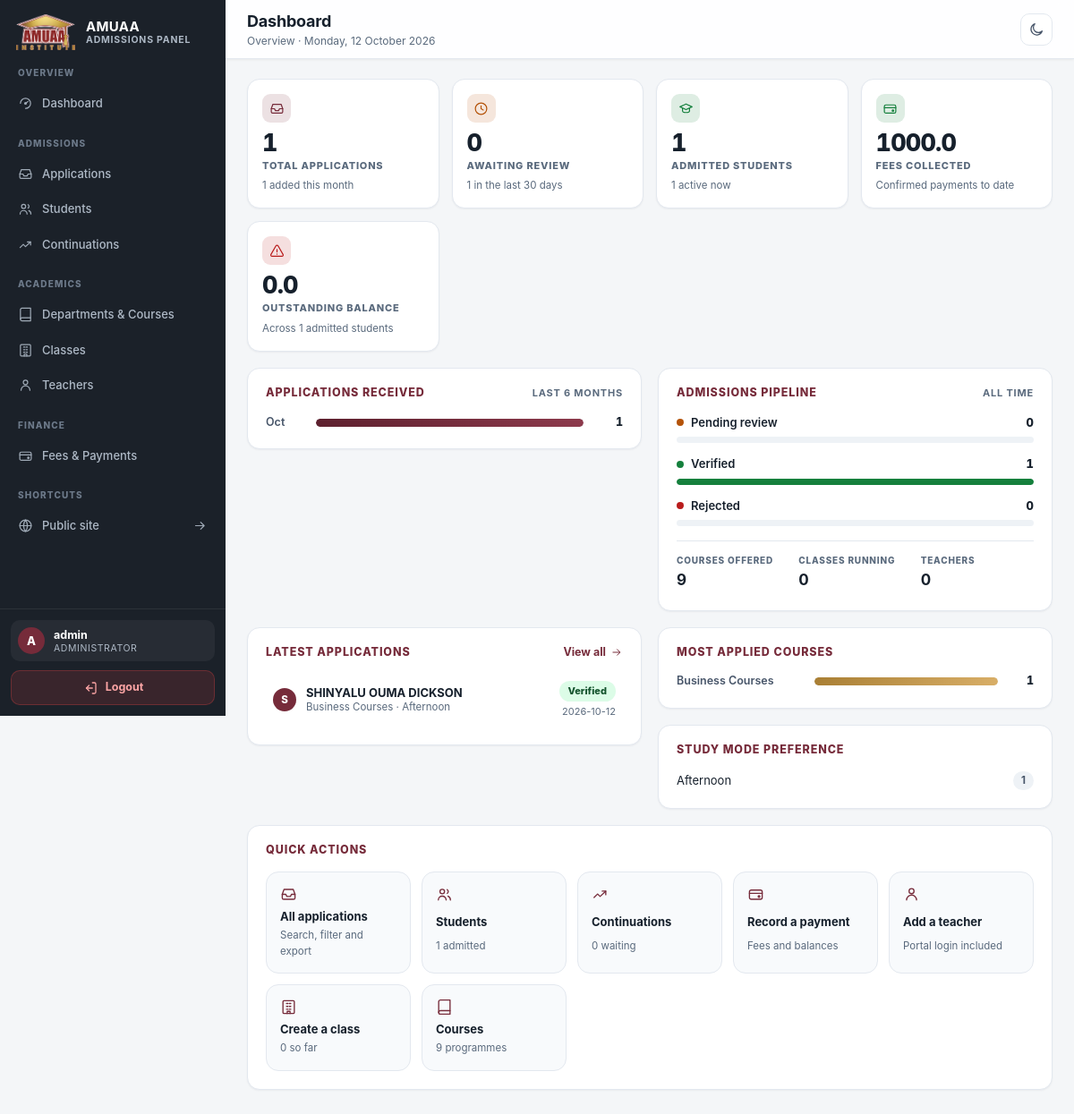
Screenshot of /admin/dashboard (signed in) with the database file from the repository.
### tables this page shows
CREATE TABLE fee_payments (
            id             INTEGER PRIMARY KEY AUTOINCREMENT,
            application_id TEXT NOT NULL,
            amount         REAL NOT NULL,
            category       TEXT NOT NULL,
            term           TEXT,
            academic_year  TEXT,
            method         TEXT,
            reference      TEXT,
            status         TEXT NOT NULL DEFAULT 'confirmed',
            recorded_by    TEXT,
            paid_at        TEXT NOT NULL,
            created_at     TEXT NOT NULL
        );

CREATE TABLE applications (
            id                 TEXT PRIMARY KEY,
            full_name          TEXT NOT NULL,
            email              TEXT NOT NULL,
            phone              TEXT NOT NULL,
            course             TEXT NOT NULL,
            study_mode         TEXT NOT NULL,
            previous_education TEXT,
            status             TEXT NOT NULL DEFAULT 'pending',
            notes              TEXT,
            created_at         TEXT NOT NULL
        , academic_year TEXT, admission_number TEXT, admitted_at TEXT, registration_paid INTEGER NOT NULL DEFAULT 0, registration_paid_at TEXT, student_password_hash TEXT, student_initial_password TEXT, must_change_password INTEGER NOT NULL DEFAULT 0, surname TEXT, middle_name TEXT, first_name TEXT, nationality TEXT, date_of_birth TEXT, medical_condition TEXT, start_date TEXT, end_date TEXT, next_of_kin_name TEXT, next_of_kin_relationship TEXT, sponsor_name TEXT, sponsor_organisation TEXT, sponsor_contact_person TEXT, student_status TEXT NOT NULL DEFAULT 'active', current_period TEXT);

### blueprints/admin/dashboard.py (the view)
@admin_bp.route("")
@admin_bp.route("/")
@admin_bp.route("/dashboard")
@login_required
def dashboard():
    stats = _overview_stats()
    with get_db() as db:
        recent = db.execute(
            """SELECT id, full_name, course, study_mode, status, created_at,
                      admission_number
               FROM applications ORDER BY created_at DESC LIMIT 6"""
        ).fetchall()
        pending_payments = _pending_payments(db)
    return render_template(
        "dashboard.html",
        page_title="Dashboard",
        page_subtitle=f"Overview · {datetime.now():%A, %d %B %Y}",
        stats=stats,
        recent=recent,
        pending_payments=pending_payments,
    )

### templates/dashboard.html (shortened to what this page needs)
{% extends "base.html" %}
{% from "_shell/_icons.html" import svg %}
{% macro kpi(label, value, hint='', icon='inbox', href='', tone='neutral') %}
<a class="kpi kpi-{{ tone }} {% if not href %}kpi-static{% endif %}" {% if href %}href="{{ href }}"{% endif %}>
    <span class="kpi-head">
        <span class="kpi-ic">{{ svg(icon) }}</span>
    </span>
    <span class="kpi-value" {% if value is number %}data-count="{{ value }}"{% endif %}>{{ value }}</span>
    <span class="kpi-label">{{ label }}</span>
    {% if hint %}<span class="kpi-hint">{{ hint }}</span>{% endif %}
</a>
{% endmacro %}
{% block content %}
<div class="layout">
    {% include "_shell/_sidebar.html" %}
    <main class="main" id="main-content" tabindex="-1">
        {% include "_shell/_topbar.html" %}
        <section class="content">
            <div class="kpi-grid">
                {{ kpi('Total applications', stats.total, icon='inbox', tone='brand',
                       href=url_for('admin.applications'),
                       hint='{} added this month'.format(stats.new_this_month)) }}
                {{ kpi('Awaiting review', stats.pending, icon='clock', tone='warn',
                       href=url_for('admin.applications', status='pending'),
                       hint='{} in the last 30 days'.format(stats.last_30)) }}
                {{ kpi('Admitted students', stats.admitted, icon='cap', tone='ok',
                       href=url_for('admin.students_list'),
                       hint='{} active now'.format(stats.active_students)) }}
                {{ kpi('Fees collected', stats.collected, icon='wallet', tone='ok',
                       href=url_for('admin.fees'),
                       hint='Confirmed payments to date') }}
                {{ kpi('Outstanding balance', stats.outstanding, icon='alert', tone='danger',
                       href=url_for('admin.fees'),
                       hint='Across {} admitted students'.format(stats.admitted)) }}
            </div>
            <div class="panel-grid">
                <section class="panel">
                    <div class="panel-head">
                        <h2>Applications received</h2>
                        <span class="panel-meta">last 6 months</span>
                    </div>
                    {% set peak = stats.trend | map(attribute='count') | max if stats.trend else 0 %}
                    {% if peak %}
                    <ul class="bars">
                        {% for point in stats.trend %}
                        <li class="bar-row">
                            <span class="bar-name">{{ point.label }}</span>
                            <span class="bar-track">
                                <span class="bar-fill" style="--w: {{ (point.count / peak * 100) | round(1) }}%"
                                    title="{{ point.count }} application(s)"></span>
                            </span>
                            <span class="bar-num">{{ point.count }}</span>
                        </li>
                        {% endfor %}
                    </ul>
                    {% else %}
                    <p class="panel-empty">No applications in the last six months yet.</p>
                    {% endif %}
                </section>
                <section class="panel">
                    <div class="panel-head">
                        <h2>Admissions pipeline</h2>
                        <span class="panel-meta">all time</span>
                    </div>
                    {% set total = stats.total or 1 %}
                    <ul class="stack-list">
                        <li>
                            <div class="stack-top">
                                <span class="dot dot-warn"></span><strong>Pending review</strong>
                                <span class="stack-num">{{ stats.pending }}</span>
                            </div>
                            <span class="meter"></span>
                        </li>
                        <li>
                            <div class="stack-top">
                                <span class="dot dot-ok"></span><strong>Verified</strong>
                                <span class="stack-num">{{ stats.verified }}</span>
                            </div>
                            <span class="meter"><span class="fill fill-ok"
                                    style="--w: {{ (stats.verified / total * 100) | round(1) }}%"></span></span>
                        </li>
                        <li>
                            <div class="stack-top">
                                <span class="dot dot-danger"></span><strong>Rejected</strong>
                                <span class="stack-num">{{ stats.rejected }}</span>
                            </div>
                            <span class="meter"></span>
                        </li>
                    </ul>
                    <div class="panel-foot-grid">
                        <div><span class="mini-label">Courses offered</span><strong>{{ stats.courses }}</strong></div>
                        <div><span class="mini-label">Classes running</span><strong>{{ stats.classes }}</strong></div>
                        <div><span class="mini-label">Teachers</span><strong>{{ stats.teachers }}</strong></div>
                    </div>
                </section>
            </div>
            <div class="panel-grid">
                <section class="panel">
                    <div class="panel-head">
                        <h2>Latest applications</h2>
                        <a class="link-arrow" href="{{ url_for('admin.applications') }}">
                            View all {{ svg('arrow-right', 'ic-xs') }}
                        </a>
                    </div>
                    {% if recent %}
                    <ul class="feed">
                        {% for a in recent %}
                        <li>
                            <a class="feed-item" href="{{ url_for('admin.application_detail', application_id=a.id) }}">
                                <span class="avatar avatar-sm">{{ a.full_name[:1]|upper }}</span>
                                <span class="feed-main">
                                    <strong>{{ a.full_name }}</strong>
                                    <small>{{ a.course }} · {{ a.study_mode }}</small>
                                </span>
                                <span class="feed-side">
                                    <span class="badge badge-{{ a.status }}">{{ a.status }}</span>
                                    <small>{{ a.created_at[:10] }}</small>
                                </span>
                            </a>
                        </li>
                        {% endfor %}
                    </ul>
                    {% else %}
                    <div class="panel-empty">
                        <p>No applications yet.</p>
                        <a class="btn-secondary btn-sm" href="{{ url_for('public.index') }}" target="_blank"
                            rel="noopener">Open the public application form</a>
                    </div>
                    {% endif %}
                </section>
                <div class="panel-col">
                    <section class="panel">
                        <div class="panel-head"><h2>Most applied courses</h2></div>
                        {% if stats.top_courses %}
                        {% set top_peak = stats.top_courses | map(attribute='count') | max %}
                        <ul class="bars bars-compact">
                            {% for c in stats.top_courses %}
                            <li class="bar-row">
                                <span class="bar-name">{{ c.name }}</span>
                                <span class="bar-track">
                                    <span class="bar-fill bar-fill-alt"
                                        style="--w: {{ (c.count / top_peak * 100) | round(1) }}%"></span>
                                </span>
                                <span class="bar-num">{{ c.count }}</span>
                            </li>
                            {% endfor %}
                        </ul>
                        {% else %}
                        <p class="panel-empty">Nothing to rank yet.</p>
                        {% endif %}
                    </section>
                    <section class="panel">
                        <div class="panel-head"><h2>Study mode preference</h2></div>
                        {% if stats.mode_split %}
                        <ul class="chip-list">
                            {% for m in stats.mode_split %}
                            <li>
                                <span>{{ m.name }}</span>
                                <span class="chip">{{ m.count }}</span>
                            </li>
                            {% endfor %}
                        </ul>
                        {% else %}
                        <p class="panel-empty">No submissions yet.</p>
                        {% endif %}
                    </section>
                </div>
            </div>
            <section class="panel">
                <div class="panel-head"><h2>Quick actions</h2></div>
                <div class="action-grid">
                    <a class="action-tile" href="{{ url_for('admin.applications') }}">
                        {{ svg('inbox') }}<span>All applications</span><small>Search, filter and export</small>
                    </a>
                    <a class="action-tile" href="{{ url_for('admin.students_list') }}">
                        {{ svg('users') }}<span>Students</span><small>{{ stats.admitted }} admitted</small>
                    </a>
                    <a class="action-tile" href="{{ url_for('admin.progression') }}">
                        {{ svg('trend') }}<span>Continuations</span>
                        <small>{{ stats.continuations }} waiting</small>
                    </a>
                    <a class="action-tile" href="{{ url_for('admin.fees') }}">
                        {{ svg('wallet') }}<span>Record a payment</span><small>Fees and balances</small>
                    </a>
                    <a class="action-tile" href="{{ url_for('admin.teachers') }}">
                        {{ svg('teacher') }}<span>Add a teacher</span><small>Portal login included</small>
                    </a>
                    <a class="action-tile" href="{{ url_for('admin.classes') }}">
                        {{ svg('building') }}<span>Create a class</span><small>{{ stats.classes }} so far</small>
                    </a>
                    <a class="action-tile" href="{{ url_for('admin.academics') }}">
                        {{ svg('book') }}<span>Courses</span><small>{{ stats.courses }} programmes</small>
                    </a>
                </div>
            </section>
        </section>
    </main>
</div>
{% endblock %}

### templates/_shell/_sidebar.html (shortened to what this page needs)
{% from "_shell/_icons.html" import svg %}
<aside class="sidebar" id="sidebar">
    <div class="sidebar-top">
        <a class="brand" href="{{ url_for('admin.dashboard') }}">
            <img src="{{ url_for('public.assets', filename='AMUAA-IPS-LOGO-2026.png') }}" alt="" class="brand-logo">
            <span class="brand-text">
                <strong>AMUAA</strong>
                <small>Admissions Panel</small>
            </span>
        </a>
    </div>
    <nav class="sidebar-nav" aria-label="Main">
        <div class="nav-group">
            <span class="nav-group-label">Overview</span>
            <a href="{{ url_for('admin.dashboard') }}"
                class="nav-link {% if nav_active == 'overview' %}active{% endif %}">
                {{ svg('gauge') }}<span>Dashboard</span>
            </a>
        </div>
        <div class="nav-group">
            <span class="nav-group-label">Admissions</span>
            <a href="{{ url_for('admin.applications') }}"
                class="nav-link {% if nav_active == 'applications' %}active{% endif %}">
                {{ svg('inbox') }}<span>Applications</span>
            </a>
            <a href="{{ url_for('admin.students_list') }}"
                class="nav-link {% if nav_active == 'students' %}active{% endif %}">
                {{ svg('users') }}<span>Students</span>
            </a>
            <a href="{{ url_for('admin.progression') }}"
                class="nav-link {% if nav_active == 'progression' %}active{% endif %}">
                {{ svg('trend') }}<span>Continuations</span>
            </a>
        </div>
        <div class="nav-group">
            <span class="nav-group-label">Academics</span>
            <a href="{{ url_for('admin.academics') }}"
                class="nav-link {% if nav_active == 'academics' %}active{% endif %}">
                {{ svg('book') }}<span>Departments &amp; Courses</span>
            </a>
            <a href="{{ url_for('admin.classes') }}"
                class="nav-link {% if nav_active == 'classes' %}active{% endif %}">
                {{ svg('building') }}<span>Classes</span>
            </a>
            <a href="{{ url_for('admin.teachers') }}"
                class="nav-link {% if nav_active == 'teachers' %}active{% endif %}">
                {{ svg('teacher') }}<span>Teachers</span>
            </a>
        </div>
        <div class="nav-group">
            <span class="nav-group-label">Finance</span>
            <a href="{{ url_for('admin.fees') }}"
                class="nav-link {% if nav_active == 'fees' %}active{% endif %}">
                {{ svg('wallet') }}<span>Fees &amp; Payments</span>
            </a>
        </div>
        <div class="nav-group">
            <span class="nav-group-label">Shortcuts</span>
            <a href="{{ url_for('public.index') }}" target="_blank" rel="noopener" class="nav-link">
                {{ svg('globe') }}<span>Public site</span>{{ svg('arrow-right', 'ic-xs') }}
            </a>
        </div>
    </nav>
    <div class="sidebar-foot">
        <div class="who-am-i">
            <span class="avatar">{{ (session.admin_username or 'A')[:1]|upper }}</span>
            <span class="who-meta">
                <strong>{{ session.admin_username }}</strong>
                <small>Administrator</small>
            </span>
        </div>
        <a href="{{ url_for('admin.logout') }}" class="logout-btn">{{ svg('logout') }}<span>Logout</span></a>
    </div>
</aside>

### rows the page displays
fee_payments: admin_username "admin"
applications: full_name "S", full_name "SHINYALU OUMA DICKSON", course "Business Courses", study_mode "Afternoon", status "Verified", created_at "2026-10-12"

### other values shown
{{ (session.admin_username or 'A')[:1]|upper }} "A"
{{ page_title }} "Dashboard"
{{ value }} "1 0 1 1000.0 0.0"
{{ label }} "TOTAL APPLICATIONS AWAITING REVIEW ADMITTED STUDENTS FEES COLLECTED OUTSTANDING BALANCE"
{{ hint }} "1 added this month 1 in the last 30 days 1 active now Confirmed payments to date Across 1 admitted students"
{{ point.label }} "Oct"
{{ point.count }} "1"
{{ stats.pending }} "0"
{{ stats.verified }} "1"
{{ stats.rejected }} "0"
{{ stats.courses }} "9"
{{ stats.classes }} "0"
{{ stats.teachers }} "0"
{{ c.name }} "Business Courses"
{{ c.count }} "1"
